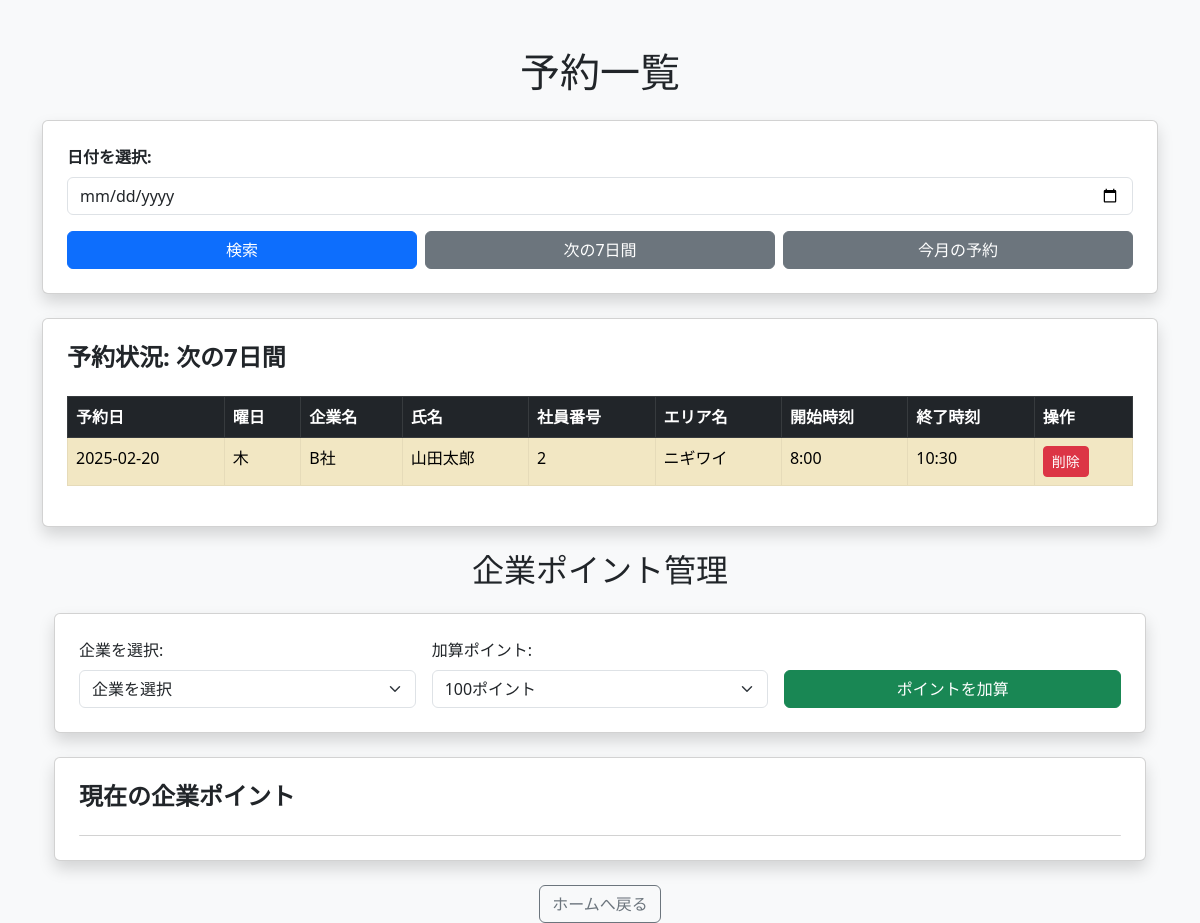
Screenshot of /reservations_list?range=7days with the database file from the repository.
### app.py (models this page shows)
class Reservation(db.Model):
    id = db.Column(db.Integer, primary_key=True)
    company = db.Column(db.String(50), nullable=False)  # 企業名
    name = db.Column(db.String(100), nullable=False)  # 氏名
    employee_id = db.Column(db.String(20), nullable=False)  # 社員番号
    area = db.Column(db.String(100), nullable=False)  # 予約エリア（複数選択可能）
    date = db.Column(db.Date, nullable=False)  # ✅ String → Date に変更
    start_time = db.Column(db.String(5), nullable=False)
    end_time = db.Column(db.String(5), nullable=False)
    created_at = db.Column(db.DateTime, default=datetime.utcnow)

### app.py (the view)
@app.route('/reservations_list', methods=['GET'])
def reservations_list():
    date = request.args.get('date')
    range_type = request.args.get('range')
    today = datetime.today().strftime('%Y-%m-%d')
    if range_type == "7days":
        end_date = (datetime.today() + timedelta(days=7)).strftime('%Y-%m-%d')
        reservations = Reservation.query.filter(
            and_(Reservation.date >= today, Reservation.date <= end_date)
        ).order_by(Reservation.date, Reservation.start_time).all()
    elif range_type == "month":
        end_date = (datetime.today().replace(day=1) + timedelta(days=31)).strftime('%Y-%m-%d')
        reservations = Reservation.query.filter(
            and_(Reservation.date >= today, Reservation.date <= end_date)
        ).order_by(Reservation.date, Reservation.start_time).all()
    elif date:
        try:
            date = datetime.strptime(date, "%Y-%m-%d").date()  # ✅ ここで型変換をチェック
        except ValueError:
            date = None
        reservations = Reservation.query.filter_by(date=date).order_by(Reservation.start_time).all()
    else:
        reservations = []
    return render_template('reservations_list.html', reservations=reservations, selected_date=date, range_type=range_type)

### templates/reservations_list.html (shortened to what this page needs)
<!DOCTYPE html>
<html lang="ja">
<head>
    <link href="https://cdn.jsdelivr.net/npm/bootstrap@5.3.0/dist/css/bootstrap.min.css" rel="stylesheet">
</head>
<body class="bg-light">
    <div class="container mt-5">
        <h1 class="text-center mb-4">予約一覧</h1>
        <div class="card shadow p-4">
            <form method="get" action="/reservations_list">
                <div class="mb-3">
                    <label for="date" class="form-label fw-bold">日付を選択:</label>
                    <input type="date" id="date" name="date" class="form-control" required>
                </div>
                <div class="d-flex gap-2">
                    <button type="submit" class="btn btn-primary w-100">検索</button>
                    <a href="/reservations_list?range=7days" class="btn btn-secondary w-100">次の7日間</a>
                    <a href="/reservations_list?range=month" class="btn btn-secondary w-100">今月の予約</a>
                </div>
            </form>
        </div>
        <div class="card shadow p-4 mt-4">
            <h4 class="fw-bold">予約状況:
                {{ selected_date if selected_date else ("次の7日間" if range_type == "7days" else "今月の予約" if range_type == "month" else "日付を選択してください") }}
            </h4>
            {% if reservations %}
            <div class="table-responsive">
                <table class="table table-striped table-hover table-bordered mt-3">
                    <thead class="table-dark">
                        <tr>
                            <th>予約日</th>
                            <th>曜日</th>
                            <th>企業名</th>
                            <th>氏名</th>
                            <th>社員番号</th>
                            <th>エリア名</th>
                            <th>開始時刻</th>
                            <th>終了時刻</th>
                            <th>操作</th>
                        </tr>
                    </thead>
                    <tbody>
                        {% for reservation in reservations %}
                        <tr class="{% if 'キヅキ' in reservation.area %}table-danger{% elif 'オチツキ' in reservation.area %}table-success{% elif 'シタシミ' in reservation.area %}table-primary{% elif 'ニギワイ' in reservation.area %}table-warning{% elif '貸切' in reservation.area %}table-info{% endif %}">
                            <td>{{ reservation.date }}</td>
                            <td>{{ reservation.date.strftime('%A') | replace('Monday', '月') | replace('Tuesday', '火') | replace('Wednesday', '水') | replace('Thursday', '木') | replace('Friday', '金') | replace('Saturday', '土') | replace('Sunday', '日') }}</td>
                            <td>{{ reservation.company }}</td>
                            <td>{{ reservation.name }}</td>
                            <td>{{ reservation.employee_id }}</td>
                            <td>{{ reservation.area if reservation.area else "未設定" }}</td>
                            <td>{{ reservation.start_time }}</td>
                            <td>{{ reservation.end_time }}</td>
                            <td>
                                <form action="{{ url_for('delete_reservation', reservation_id=reservation.id) }}" method="post">
                                    <button type="submit" class="btn btn-danger btn-sm" onclick="return confirm('本当に削除しますか？');">削除</button>
                                </form>
                            </td>
                        </tr>
                        {% endfor %}
                    </tbody>
                </table>
            </div>
            {% else %}
                <p class="text-muted">この期間に予約はありません。</p>
            {% endif %}
        </div>
        <div class="container mt-4">
            <h2 class="text-center mb-4">企業ポイント管理</h2>
            <div class="card shadow p-4 mb-4">
                <form action="/add_points" method="post" class="row g-3">
                    <div class="col-md-4">
                        <label for="company" class="form-label">企業を選択:</label>
                        <select name="company" id="company" class="form-select" required>
                            <option value="">企業を選択</option>
                        </select>
                    </div>
                    <div class="col-md-4">
                        <label for="points" class="form-label">加算ポイント:</label>
                        <select name="points" id="points" class="form-select" required>
                            <option value="100">100ポイント</option>
                        </select>
                    </div>
                    <div class="col-md-4 d-flex align-items-end">
                        <button type="submit" class="btn btn-success w-100">ポイントを加算</button>
                    </div>
                </form>
            </div>
            <div class="card shadow p-4">
                <h4 class="fw-bold">現在の企業ポイント</h4>
                <ul id="company_points_list" class="list-group mt-3">
                </ul>
            </div>
        </div>
<link href="https://cdn.jsdelivr.net/npm/fullcalendar@6.1.8/main.min.css" rel="stylesheet">
        <div class="text-center mt-4">
            <a href="/" class="btn btn-outline-secondary">ホームへ戻る</a>
        </div>
    </div>
</body>
</html>

### rows the page displays
Reservation: date "2025-02-20", date "木", company "B社", name "山田太郎", employee_id "2", area "ニギワイ", start_time "8:00", end_time "10:30"
